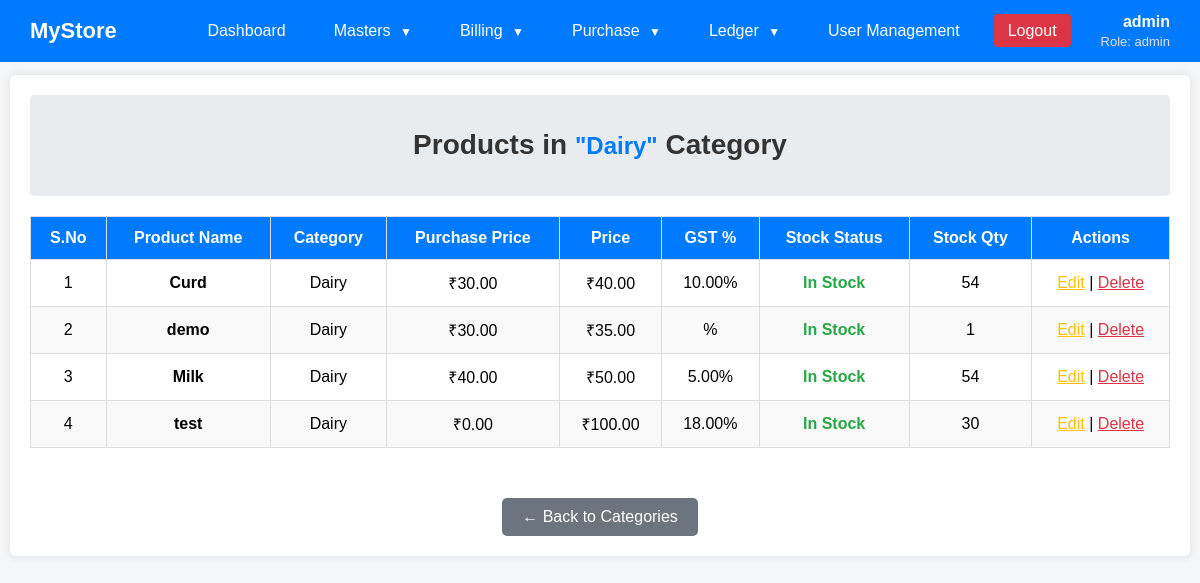
Screenshot of /view_products_by_category.php?category=Dairy (signed in) with the database file from the repository.
### tables this page shows
CREATE TABLE `products` (
  `pid` int(11) NOT NULL,
  `pro_name` varchar(100) NOT NULL,
  `category` varchar(50) NOT NULL,
  `unittype` varchar(20) NOT NULL,
  `unitprice` decimal(10,2) NOT NULL,
  `purchaseprice` decimal(10,2) NOT NULL,
  `regularprice` decimal(10,2) NOT NULL,
  `taxtype` varchar(10) NOT NULL,
  `hsncode` varchar(20) NOT NULL,
  `initialqty` int(11) NOT NULL,
  `expirydate` date DEFAULT NULL,
  `created_at` timestamp NOT NULL DEFAULT CURRENT_TIMESTAMP,
  `updated_at` datetime DEFAULT NULL
);

### view_products_by_category.php (the view, shortened to what this page needs)
<?php
include "db.php";
$category_name = isset($_GET['category']) ? $_GET['category'] : '';
$stmt = $conn->prepare("SELECT * FROM products WHERE category = ? ORDER BY pro_name ASC");
$stmt->bind_param("s", $category_name);
$stmt->execute();
$products = $stmt->get_result();
?>
<!DOCTYPE html>
<html>
<head>
</head>
<body>
    <?php include "dashboard.php"; ?>
    <div class="container">
        <div class="category-header">
            <h1> Products in <strong>"<?php echo htmlspecialchars($category_name); ?>"</strong> Category</h1>
        </div>
        <?php if($products->num_rows > 0): ?>
            <table>
                <thead>
                    <tr>
                        <th>S.No</th>
                        <th>Product Name</th>
                        <th>Category</th>
                        <th>Purchase Price</th>
                        <th>Price</th>
                        <th>GST %</th>
                        <th>Stock Status</th>
                        <th>Stock Qty</th>
                        <th>Actions</th>
                    </tr>
                </thead>
                <tbody>
                    <?php $sno = 1; ?>
                    <?php while($row = $products->fetch_assoc()): ?>
                        <tr>
                            <td><?php echo $sno++; ?></td>
                            <td><strong><?php echo htmlspecialchars($row['pro_name']); ?></strong></td>
                            <td><?php echo htmlspecialchars($row['category']); ?></td>
                            <td>₹<?php echo number_format($row['purchaseprice'], 2); ?></td>
                            <td>₹<?php echo number_format($row['regularprice'], 2); ?></td>
                            <td><?php echo $row['taxtype']; ?>%</td>
                            <td>
                                <?php if($row['initialqty'] > 0): ?>
                                    <span class="stock-instock"> In Stock</span>
                                <?php else: ?>
                                    <span class="stock-outstock"> Out of Stock</span>
                                <?php endif; ?>
                            </td>
                            <td>
                                <?php
                                if($row['initialqty'] > 0) {
                                    echo $row['initialqty'];
                                } else {
                                    echo "Unlimited";
                                }
                                ?>
                            </td>
                            <td class="action-links">
                                <a href="edit_product.php?id=<?php echo $row['pid']; ?>" style="color:#ffc107;"> Edit</a> |
                                <a href="delete_product.php?id=<?php echo $row['pid']; ?>" style="color:#dc3545;" onclick="return confirm('Delete this product?')">Delete</a>
                            </td>
                        </tr>
                    <?php endwhile; ?>
                </tbody>
            </table>
        <?php endif; ?>
        <div style="text-align: center; margin-top: 30px;">
            <a href="view_categories.php" class="back-link">← Back to Categories</a>
        </div>
    </div>
</body>
</html>

### view_products_by_category.php (style rules this page uses)
body { font-family: Arial, sans-serif; background: #f4f6f8; margin: 0; padding: 0; }
.container { width: 95%; margin: 50px auto; background: white; padding: 20px; border-radius: 6px; box-shadow: 0 0 10px rgba(0,0,0,0.1); overflow-x: auto; }
h1 { text-align: center; margin-bottom: 20px; color: #333; font-size: 28px; }
table { width: 100%; border-collapse: collapse; margin-top: 20px; }
th, td { padding: 12px; border: 1px solid #ddd; text-align: center; }
th { background: #007bff; color: white; font-weight: bold; }
tr:nth-child(even) { background: #f9f9f9; }
.back-link { display: inline-block; margin-top: 20px; padding: 10px 20px; background: #6c757d; color: white; text-decoration: none; border-radius: 5px; transition: background 0.3s; }
.stock-instock { color: #28a745; font-weight: bold; }
.category-header { background: #e9ecef; padding: 15px; border-radius: 5px; margin-bottom: 20px; text-align: center; }
.category-header strong { color: #007bff; font-size: 24px; }

### dashboard.php (style rules this page uses)
body { margin: 0; font-family: Arial, sans-serif; background: #f4f6f8; padding-top: 25px; }

### rows the page displays
products: pro_name "Curd", category "Dairy", purchaseprice "30.00", regularprice "40.00", taxtype "10.00", shows "In Stock", initialqty "54"
products: pro_name "demo", category "Dairy", purchaseprice "30.00", regularprice "35.00", shows "In Stock", initialqty "1"
products: pro_name "Milk", category "Dairy", purchaseprice "40.00", regularprice "50.00", taxtype "5.00", shows "In Stock", initialqty "54"
products: pro_name "test", category "Dairy", purchaseprice "0.00", regularprice "100.00", taxtype "18.00", shows "In Stock", initialqty "30"

### other values shown
$_SESSION['username'] "admin"
$_SESSION['role'] "admin"
$category_name "Dairy"
